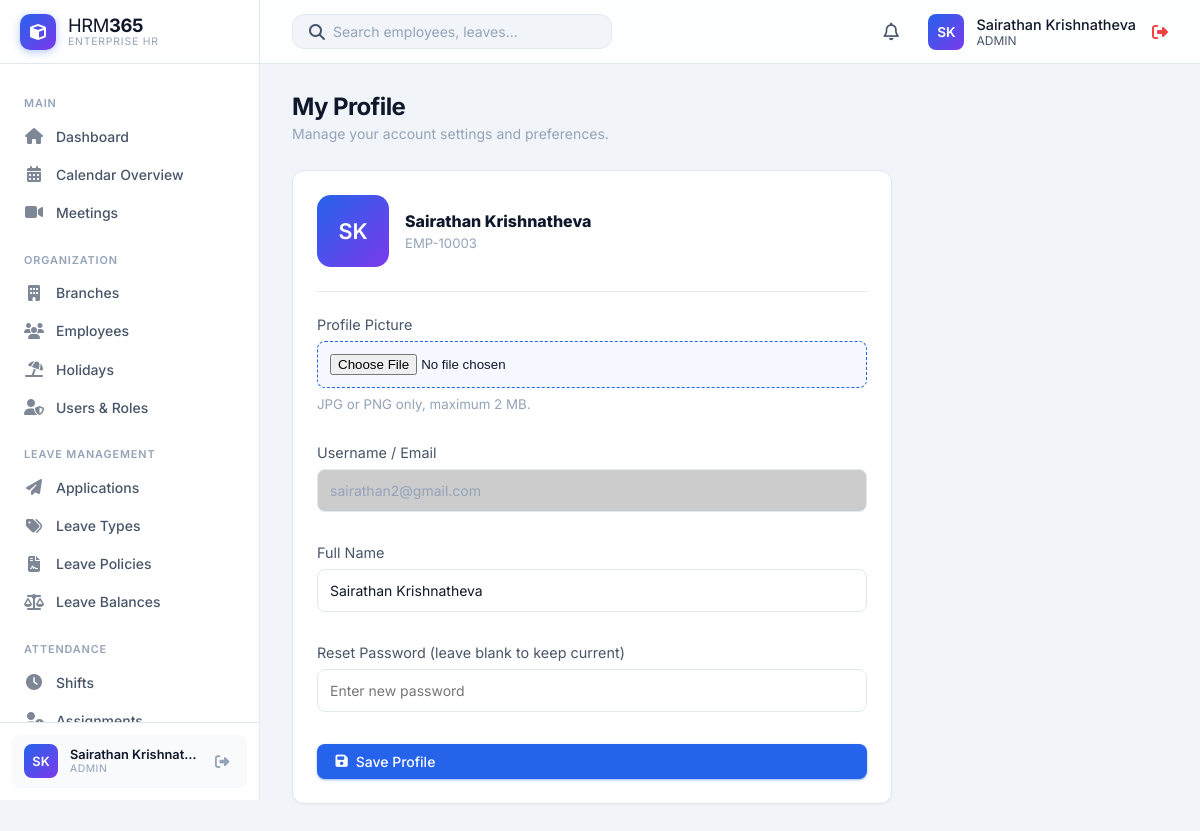
Screenshot of /HRM365/profile.php (signed in) with the database file from the repository.
### tables this page shows
CREATE TABLE `employees` (
  `id` int(11) NOT NULL,
  `employee_code` varchar(20) NOT NULL,
  `first_name` varchar(50) NOT NULL,
  `last_name` varchar(50) NOT NULL,
  `email` varchar(100) NOT NULL,
  `phone` varchar(20) DEFAULT NULL,
  `nic_number` varchar(30) DEFAULT NULL,
  `department` varchar(50) DEFAULT NULL,
  `designation` varchar(50) DEFAULT NULL,
  `status` enum('Active','On Leave','Resigned','Terminated') DEFAULT 'Active',
  `resignation_termination_date` date DEFAULT NULL,
  `biometric_user_id` varchar(50) DEFAULT NULL,
  `hire_date` date DEFAULT NULL,
  `created_at` timestamp NOT NULL DEFAULT current_timestamp(),
  `updated_at` timestamp NOT NULL DEFAULT current_timestamp() ON UPDATE current_timestamp(),
  `date_of_birth` date DEFAULT NULL,
  `gender` enum('Male','Female','Other') DEFAULT NULL,
  `address` text DEFAULT NULL,
  `branch_id` int(11) DEFAULT NULL,
  `employment_type` enum('Full-time','Part-time','Contract') DEFAULT NULL,
  `base_salary` decimal(10,2) DEFAULT NULL,
  `profile_photo` varchar(255) DEFAULT NULL,
  `shift_id` int(11) DEFAULT NULL,
  `attendance_policy_id` int(11) DEFAULT NULL
);

CREATE TABLE `users` (
  `id` int(11) NOT NULL,
  `username` varchar(50) NOT NULL,
  `password` varchar(255) NOT NULL,
  `full_name` varchar(100) DEFAULT NULL,
  `phone` varchar(30) DEFAULT NULL,
  `role` enum('admin','HR','manager','employee') DEFAULT 'employee',
  `status` enum('Active','Inactive') DEFAULT 'Active',
  `language` varchar(20) DEFAULT 'English',
  `department` varchar(50) DEFAULT NULL,
  `employee_id` int(11) DEFAULT NULL,
  `created_at` timestamp NOT NULL DEFAULT current_timestamp()
);

### HRM365/includes/auth.php (called while the page is built, shortened)
<?php
require_once __DIR__ . '/db.php';
$currentUser = [
    'id' => $_SESSION['user_id'],
    'username' => $_SESSION['username'],
    'role' => $_SESSION['role'] ?? 'employee',
    'employee_id' => $_SESSION['employee_id'] ?? null,
    'department' => null,
    'first_name' => null,
    'last_name' => null,
    'profile_photo' => null
];
$userStmt = $pdo->prepare("SELECT username, role, full_name, employee_id, department FROM users WHERE id = ? AND status = 'Active'");
$userStmt->execute([$currentUser['id']]);
$freshUser = $userStmt->fetch();
$currentUser['username'] = $freshUser['username'];
$currentUser['role'] = $freshUser['role'];
$currentUser['employee_id'] = $freshUser['employee_id'];
$currentUser['department'] = $freshUser['department'];
if ($currentUser['employee_id']) {
    $authStmt = $pdo->prepare("SELECT first_name, last_name, department, profile_photo FROM employees WHERE id = ?");
    $authStmt->execute([$currentUser['employee_id']]);
    $authEmp = $authStmt->fetch();
    if ($authEmp) {
        $currentUser['first_name'] = $authEmp['first_name'];
        $currentUser['last_name'] = $authEmp['last_name'];
        $currentUser['department'] = $authEmp['department'];
        $currentUser['profile_photo'] = $authEmp['profile_photo'];
    }
}
?>

### HRM365/profile.php (the view, shortened to what this page needs)
<?php
require_once 'includes/db.php';
require_once 'includes/auth.php';
require_once 'includes/audit.php';
$stmt = $pdo->prepare("SELECT * FROM users WHERE id = ?");
$stmt->execute([$currentUser['id']]);
$user = $stmt->fetch();
$profileEmployee = null;
if (!empty($currentUser['employee_id'])) {
    $empStmt = $pdo->prepare("SELECT first_name, last_name, employee_code, profile_photo FROM employees WHERE id = ?");
    $empStmt->execute([$currentUser['employee_id']]);
    $profileEmployee = $empStmt->fetch();
}
include 'includes/header.php';
?>
<div class="page-header">
    <div>
        <h1 class="page-title">My Profile</h1>
        <div class="page-subtitle">Manage your account settings and preferences.</div>
    </div>
</div>
<div class="card" style="max-width: 600px;">
    <form action="profile.php" method="POST" enctype="multipart/form-data">
        <div style="display: flex; align-items: center; gap: 1rem; margin-bottom: 1.5rem; padding-bottom: 1.5rem; border-bottom: 1px solid var(--border-color);">
            <?php echo render_avatar($profileEmployee['first_name'] ?? ($currentUser['first_name'] ?? null), $profileEmployee['last_name'] ?? ($currentUser['last_name'] ?? null), $profileEmployee['profile_photo'] ?? ($currentUser['profile_photo'] ?? null), $currentUser['username'], 'avatar', 'width: 72px; height: 72px; border-radius: 14px; font-size: 1.35rem;'); ?>
            <div style="flex: 1; min-width: 0;">
                <div style="font-weight: 800; color: var(--text-primary); font-size: 1rem;"><?php echo htmlspecialchars($user['full_name'] ?? $currentUser['username']); ?></div>
                <div style="color: var(--text-muted); font-size: 0.82rem; margin-top: 0.2rem;"><?php echo htmlspecialchars($profileEmployee['employee_code'] ?? 'No linked employee profile'); ?></div>
            </div>
        </div>
        <?php if (!empty($currentUser['employee_id'])): ?>
            <div class="mb-4">
                <label style="display: block; margin-bottom: 0.5rem; color: var(--text-secondary); font-size: 0.9rem;">Profile Picture</label>
                <input type="file" name="profile_photo" accept="image/jpeg,image/png" style="width: 100%; padding: 0.75rem; border-radius: var(--radius-md); border: 1px dashed var(--accent-primary); background: rgba(59, 130, 246, 0.05); color: var(--text-primary); outline: none;">
                <small style="color: var(--text-muted); display: block; margin-top: 0.5rem;">JPG or PNG only, maximum 2 MB.</small>
            </div>
        <?php endif; ?>
        <div class="mb-4">
            <label style="display: block; margin-bottom: 0.5rem; color: var(--text-secondary); font-size: 0.9rem;">Username / Email</label>
            <input type="text" value="<?php echo htmlspecialchars($user['username']); ?>" disabled style="width: 100%; padding: 0.75rem; border-radius: var(--radius-md); border: 1px solid var(--border-color); background: rgba(0,0,0,0.2); color: var(--text-muted); outline: none;">
        </div>
        <div class="mb-4">
            <label style="display: block; margin-bottom: 0.5rem; color: var(--text-secondary); font-size: 0.9rem;">Full Name</label>
            <input type="text" name="full_name" value="<?php echo htmlspecialchars($user['full_name'] ?? ''); ?>" required style="width: 100%; padding: 0.75rem; border-radius: var(--radius-md); border: 1px solid var(--border-color); background: var(--bg-secondary); color: var(--text-primary); outline: none;">
        </div>
        <div class="mb-4">
            <label style="display: block; margin-bottom: 0.5rem; color: var(--text-secondary); font-size: 0.9rem;">Reset Password (leave blank to keep current)</label>
            <input type="password" name="new_password" placeholder="Enter new password" style="width: 100%; padding: 0.75rem; border-radius: var(--radius-md); border: 1px solid var(--border-color); background: var(--bg-secondary); color: var(--text-primary); outline: none;">
        </div>
        <button type="submit" class="btn btn-primary" style="width: 100%;"><i class="fas fa-save"></i> Save Profile</button>
    </form>
</div>
<?php include 'includes/footer.php'; ?>

### HRM365/includes/avatar.php (shortened to what this page needs)
<?php
function profile_photo_url(?string $path): ?string
{
    if (empty($path)) {
        return null;
    }
    $relative = ltrim(str_replace('\\', '/', $path), '/');
    $absolute = realpath(__DIR__ . '/../' . str_replace('/', DIRECTORY_SEPARATOR, $relative));
    return app_url($relative) . '?v=' . filemtime($absolute);
}
function avatar_initials(?string $first, ?string $last, ?string $fallback = ''): string
{
    $first = trim((string) $first);
    $last = trim((string) $last);
    if ($first !== '' || $last !== '') {
        return strtoupper(substr($first, 0, 1) . substr($last, 0, 1));
    }
    $fallback = trim($fallback);
    return strtoupper(substr($fallback !== '' ? $fallback : 'U', 0, 2));
}
function render_avatar(?string $first, ?string $last, ?string $photoPath, ?string $fallback = '', string $class = 'avatar', string $style = ''): string
{
    $url = profile_photo_url($photoPath);
    $label = trim(trim((string) $first) . ' ' . trim((string) $last));
    $styleAttr = $style !== '' ? ' style="' . htmlspecialchars($style, ENT_QUOTES, 'UTF-8') . '"' : '';
    $classAttr = htmlspecialchars($class, ENT_QUOTES, 'UTF-8');
    $titleAttr = htmlspecialchars($label, ENT_QUOTES, 'UTF-8');
    return '<div class="' . $classAttr . '"' . $styleAttr . ' title="' . $titleAttr . '">' . htmlspecialchars(avatar_initials($first, $last, $fallback), ENT_QUOTES, 'UTF-8') . '</div>';
}

### HRM365/css/styles.css (style rules this page uses)
:root { --bg-main: #f1f5f9; --bg-secondary: #ffffff; --bg-card: #ffffff; --bg-hover: #f8fafc; --text-primary: #0f172a; --text-secondary: #475569; --text-muted: #94a3b8; --accent-primary: #2563eb; --accent-hover: #1d4ed8; --accent-success: #10b981; --accent-warning: #f59e0b; --accent-danger: #ef4444; --accent-info: #06b6d4; --border-color: #e2e8f0; --font-family: 'Inter', sans-serif; --sidebar-width: 260px; --header-height: 64px; --shadow-sm: 0 1px 2px 0 rgb(0 0 0 / 0.04); --shadow-md: 0 4px 6px -1px rgb(0 0 0 / 0.07), 0 2px 4px -2px rgb(0 0 0 / 0.05); --shadow-lg: 0 10px 15px -3px rgb(0 0 0 / 0.08), 0 4px 6px -4px rgb(0 0 0 / 0.04); --shadow-xl: 0 20px 25px -5px rgb(0 0 0 / 0.08), 0 8px 10px -6px rgb(0 0 0 / 0.04); --radius-sm: 6px; --radius-md: 8px; --radius-lg: 12px; --radius-xl: 16px; --transition-speed: 0.2s; }
* { margin: 0; padding: 0; box-sizing: border-box; }
body { font-family: var(--font-family); background-color: var(--bg-main); color: var(--text-primary); display: flex; min-height: 100vh; overflow-x: hidden; -webkit-font-smoothing: antialiased; -moz-osx-font-smoothing: grayscale; }
h1, h2, h3, h4, h5, h6 { color: var(--text-primary); font-weight: 600; }
.sidebar-user .avatar { width: 34px; height: 34px; border-radius: 8px; background: linear-gradient(135deg, #2563eb, #7c3aed); display: flex; align-items: center; justify-content: center; color: white; font-weight: 600; font-size: 0.8rem; flex-shrink: 0; }
.avatar { width: 36px; height: 36px; border-radius: 8px; background: linear-gradient(135deg, var(--accent-primary), #7c3aed); display: flex; align-items: center; justify-content: center; color: white; font-weight: 600; font-size: 0.85rem; overflow: hidden; flex-shrink: 0; }
.page-header { margin-bottom: 1.75rem; display: flex; justify-content: space-between; align-items: center; gap: 1rem; }
.page-title { font-size: 1.5rem; font-weight: 700; letter-spacing: -0.025em; color: var(--text-primary); }
.page-subtitle { color: var(--text-muted); margin-top: 0.25rem; font-size: 0.875rem; }
.btn { display: inline-flex; align-items: center; gap: 0.5rem; padding: 0.55rem 1.15rem; border-radius: var(--radius-md); font-weight: 500; font-size: 0.875rem; cursor: pointer; transition: all 0.15s ease; border: none; font-family: var(--font-family); }
.btn-primary { background-color: var(--accent-primary); color: white; box-shadow: 0 1px 3px rgba(37, 99, 235, 0.3), 0 1px 2px rgba(37, 99, 235, 0.2); }
.card { background-color: #ffffff; border-radius: var(--radius-lg); border: 1px solid var(--border-color); padding: 1.5rem; box-shadow: var(--shadow-sm); transition: box-shadow 0.2s ease; max-width: 100%; }
select, input[type="text"], input[type="date"], input[type="time"], input[type="month"], input[type="number"], input[type="email"], input[type="password"], textarea { font-family: var(--font-family); font-size: 0.875rem; color-scheme: light; max-width: 100%; }
.mb-4 { margin-bottom: 2rem; }

### rows the page displays
employees: avatar_initials($first, $last, $fallback) "SK", employee_code "EMP-10003"
users: full_name "Sairathan Krishnatheva", username "sairathan2@gmail.com"

### other values shown
avatar_initials($first, $last, $fallback) "SK SK"
$_SESSION['full_name'] "Sairathan Krishnat…"
$currentUser['role'] "ADMIN"
$_SESSION['full_name'] "Sairathan Krishnatheva"
